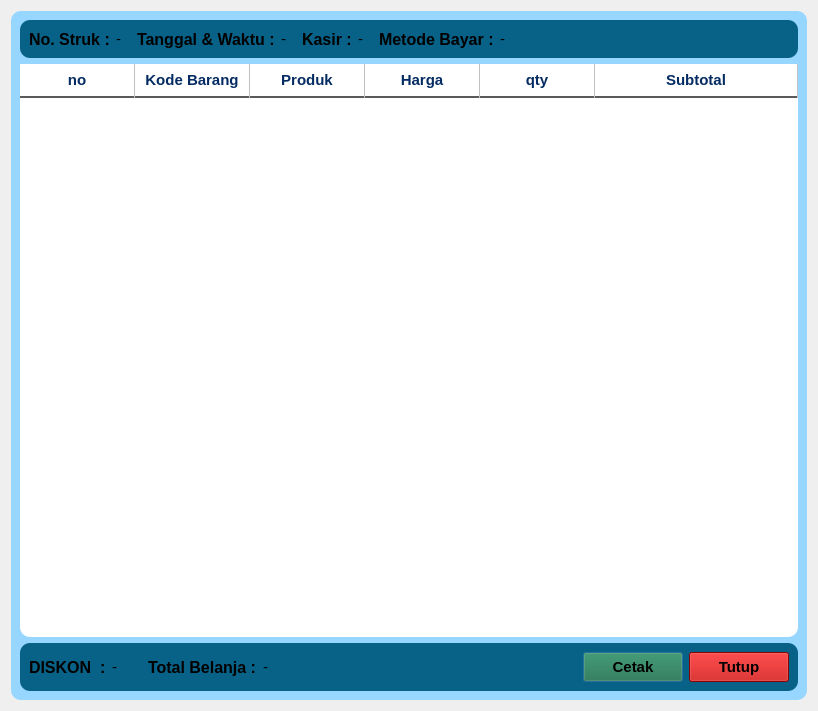
<?xml version="1.0" encoding="UTF-8"?>
<ui version="4.0">
 <class>Detail_Transaksi</class>
 <widget class="QDialog" name="Detail_Transaksi">
  <property name="geometry">
   <rect>
    <x>0</x>
    <y>0</y>
    <width>818</width>
    <height>711</height>
   </rect>
  </property>
  <property name="windowTitle">
   <string>Dialog</string>
  </property>
  <layout class="QVBoxLayout" name="verticalLayout">
   <item>
    <widget class="QFrame" name="frame">
     <property name="styleSheet">
      <string notr="true">QFrame {
    background-color: #97D7FF; /* Warna kartu putih */
    border-radius: 10px; /* Ujung kartu agak melengkung */
}</string>
     </property>
     <property name="frameShape">
      <enum>QFrame::Shape::StyledPanel</enum>
     </property>
     <property name="frameShadow">
      <enum>QFrame::Shadow::Raised</enum>
     </property>
     <layout class="QVBoxLayout" name="verticalLayout_2">
      <item>
       <layout class="QHBoxLayout" name="horizontalLayout">
        <item>
         <widget class="QFrame" name="frame_2">
          <property name="styleSheet">
           <string notr="true">background-color: #086288</string>
          </property>
          <property name="frameShape">
           <enum>QFrame::Shape::StyledPanel</enum>
          </property>
          <property name="frameShadow">
           <enum>QFrame::Shadow::Raised</enum>
          </property>
          <layout class="QHBoxLayout" name="horizontalLayout_2">
           <item>
            <widget class="QLabel" name="no_struk_label">
             <property name="font">
              <font>
               <pointsize>12</pointsize>
               <bold>true</bold>
              </font>
             </property>
             <property name="text">
              <string>No. Struk :</string>
             </property>
            </widget>
           </item>
           <item>
            <widget class="QLabel" name="no_struk_value_label">
             <property name="font">
              <font>
               <pointsize>11</pointsize>
              </font>
             </property>
             <property name="text">
              <string>-</string>
             </property>
            </widget>
           </item>
           <item>
            <spacer name="horizontalSpacer_2">
             <property name="orientation">
              <enum>Qt::Orientation::Horizontal</enum>
             </property>
             <property name="sizeType">
              <enum>QSizePolicy::Policy::Fixed</enum>
             </property>
             <property name="sizeHint" stdset="0">
              <size>
               <width>10</width>
               <height>20</height>
              </size>
             </property>
            </spacer>
           </item>
           <item>
            <widget class="QLabel" name="tanggal_label">
             <property name="font">
              <font>
               <pointsize>12</pointsize>
               <bold>true</bold>
              </font>
             </property>
             <property name="text">
              <string>Tanggal &amp; Waktu :</string>
             </property>
            </widget>
           </item>
           <item>
            <widget class="QLabel" name="tanggal_value_label">
             <property name="font">
              <font>
               <pointsize>11</pointsize>
              </font>
             </property>
             <property name="text">
              <string>-</string>
             </property>
            </widget>
           </item>
           <item>
            <spacer name="horizontalSpacer_3">
             <property name="orientation">
              <enum>Qt::Orientation::Horizontal</enum>
             </property>
             <property name="sizeType">
              <enum>QSizePolicy::Policy::Fixed</enum>
             </property>
             <property name="sizeHint" stdset="0">
              <size>
               <width>10</width>
               <height>20</height>
              </size>
             </property>
            </spacer>
           </item>
           <item>
            <widget class="QLabel" name="kasir_label">
             <property name="font">
              <font>
               <pointsize>12</pointsize>
               <bold>true</bold>
              </font>
             </property>
             <property name="text">
              <string>Kasir :</string>
             </property>
            </widget>
           </item>
           <item>
            <widget class="QLabel" name="kasir_value_label">
             <property name="font">
              <font>
               <pointsize>11</pointsize>
              </font>
             </property>
             <property name="text">
              <string>-</string>
             </property>
            </widget>
           </item>
           <item>
            <spacer name="horizontalSpacer_4">
             <property name="orientation">
              <enum>Qt::Orientation::Horizontal</enum>
             </property>
             <property name="sizeType">
              <enum>QSizePolicy::Policy::Fixed</enum>
             </property>
             <property name="sizeHint" stdset="0">
              <size>
               <width>10</width>
               <height>20</height>
              </size>
             </property>
            </spacer>
           </item>
           <item>
            <widget class="QLabel" name="metode_label">
             <property name="font">
              <font>
               <pointsize>12</pointsize>
               <bold>true</bold>
              </font>
             </property>
             <property name="text">
              <string>Metode Bayar :</string>
             </property>
            </widget>
           </item>
           <item>
            <widget class="QLabel" name="metode_value_label">
             <property name="font">
              <font>
               <pointsize>11</pointsize>
              </font>
             </property>
             <property name="text">
              <string>-</string>
             </property>
            </widget>
           </item>
           <item>
            <spacer name="horizontalSpacer_5">
             <property name="orientation">
              <enum>Qt::Orientation::Horizontal</enum>
             </property>
             <property name="sizeHint" stdset="0">
              <size>
               <width>40</width>
               <height>20</height>
              </size>
             </property>
            </spacer>
           </item>
          </layout>
         </widget>
        </item>
       </layout>
      </item>
      <item>
       <widget class="QTableWidget" name="detail_transaksi_table">
        <property name="font">
         <font>
          <pointsize>11</pointsize>
          <bold>true</bold>
         </font>
        </property>
        <property name="styleSheet">
         <string notr="true">
QHeaderView::section {
    color:#042b62;  /* Mengubah warna teks agar mudah dibaca */
   border-right: 1px solid #c0c0c0; /* Garis pembatas vertikal antar kolom */
    border-bottom: 2px solid #5a5a5a; /* Garis bawah tegas untuk memisahkan header dan isi */
    border-top: none;
    border-left: none;
    font-weight: bold;
    font-size: 11pt;
    background-color: white;
    padding: 5px;
}
QTableWidget{
background-color : white;}</string>
        </property>
        <property name="editTriggers">
         <set>QAbstractItemView::EditTrigger::NoEditTriggers</set>
        </property>
        <property name="sortingEnabled">
         <bool>false</bool>
        </property>
        <attribute name="horizontalHeaderCascadingSectionResizes">
         <bool>true</bool>
        </attribute>
        <attribute name="horizontalHeaderDefaultSectionSize">
         <number>115</number>
        </attribute>
        <attribute name="horizontalHeaderStretchLastSection">
         <bool>true</bool>
        </attribute>
        <attribute name="verticalHeaderCascadingSectionResizes">
         <bool>false</bool>
        </attribute>
        <column>
         <property name="text">
          <string>no</string>
         </property>
        </column>
        <column>
         <property name="text">
          <string>Kode Barang</string>
         </property>
        </column>
        <column>
         <property name="text">
          <string>Produk</string>
         </property>
        </column>
        <column>
         <property name="text">
          <string>Harga</string>
         </property>
        </column>
        <column>
         <property name="text">
          <string>qty</string>
         </property>
        </column>
        <column>
         <property name="text">
          <string>Subtotal</string>
         </property>
        </column>
       </widget>
      </item>
      <item>
       <layout class="QHBoxLayout" name="horizontalLayout_3">
        <item>
         <widget class="QFrame" name="frame_3">
          <property name="styleSheet">
           <string notr="true">background-color: #086288</string>
          </property>
          <property name="frameShape">
           <enum>QFrame::Shape::StyledPanel</enum>
          </property>
          <property name="frameShadow">
           <enum>QFrame::Shadow::Raised</enum>
          </property>
          <layout class="QHBoxLayout" name="horizontalLayout_4">
           <item>
            <widget class="QLabel" name="diskon_value_label_2">
             <property name="font">
              <font>
               <pointsize>12</pointsize>
               <bold>true</bold>
              </font>
             </property>
             <property name="text">
              <string>DISKON  :</string>
             </property>
            </widget>
           </item>
           <item>
            <widget class="QLabel" name="diskon_value_label">
             <property name="font">
              <font>
               <pointsize>11</pointsize>
              </font>
             </property>
             <property name="text">
              <string>-</string>
             </property>
            </widget>
           </item>
           <item>
            <spacer name="horizontalSpacer_6">
             <property name="orientation">
              <enum>Qt::Orientation::Horizontal</enum>
             </property>
             <property name="sizeType">
              <enum>QSizePolicy::Policy::Fixed</enum>
             </property>
             <property name="sizeHint" stdset="0">
              <size>
               <width>25</width>
               <height>20</height>
              </size>
             </property>
            </spacer>
           </item>
           <item>
            <widget class="QLabel" name="total_belanja_value_label_2">
             <property name="font">
              <font>
               <pointsize>12</pointsize>
               <bold>true</bold>
              </font>
             </property>
             <property name="text">
              <string>Total Belanja :</string>
             </property>
            </widget>
           </item>
           <item>
            <widget class="QLabel" name="total_belanja_value_label">
             <property name="font">
              <font>
               <pointsize>11</pointsize>
              </font>
             </property>
             <property name="text">
              <string>-</string>
             </property>
            </widget>
           </item>
           <item>
            <spacer name="horizontalSpacer">
             <property name="orientation">
              <enum>Qt::Orientation::Horizontal</enum>
             </property>
             <property name="sizeHint" stdset="0">
              <size>
               <width>40</width>
               <height>20</height>
              </size>
             </property>
            </spacer>
           </item>
           <item>
            <widget class="QPushButton" name="cetak_ulang_button">
             <property name="minimumSize">
              <size>
               <width>100</width>
               <height>0</height>
              </size>
             </property>
             <property name="font">
              <font>
               <pointsize>11</pointsize>
               <bold>true</bold>
              </font>
             </property>
             <property name="styleSheet">
              <string notr="true">/* Efek saat tombol disorot mouse (Hover) */
QPushButton:hover {
    background-color: #107C41; /* Berubah jadi biru sedikit lebih terang saat disorot */
    border-left: 4px solid #3B82F6; /* Muncul garis biru neon di pinggir kiri */
}
QPushButton {
    text-align: center;
	background-color:  #1D6F42;
	padding: 5px;
}</string>
             </property>
             <property name="text">
              <string>Cetak</string>
             </property>
            </widget>
           </item>
           <item alignment="Qt::AlignmentFlag::AlignHCenter">
            <widget class="QPushButton" name="tutup_button">
             <property name="minimumSize">
              <size>
               <width>100</width>
               <height>0</height>
              </size>
             </property>
             <property name="font">
              <font>
               <pointsize>11</pointsize>
               <bold>true</bold>
              </font>
             </property>
             <property name="styleSheet">
              <string notr="true">/* Efek saat tombol disorot mouse (Hover) */
QPushButton:hover {
    background-color: #830000; /* Berubah jadi biru sedikit lebih terang saat disorot */
    border-left: 4px solid #3B82F6; /* Muncul garis biru neon di pinggir kiri */
}
QPushButton {
    text-align: center;
	background-color:  #BC0202;
padding: 5px;
}</string>
             </property>
             <property name="text">
              <string>Tutup</string>
             </property>
            </widget>
           </item>
          </layout>
         </widget>
        </item>
       </layout>
      </item>
     </layout>
    </widget>
   </item>
  </layout>
 </widget>
 <resources>
  <include location="resource/resource.qrc"/>
 </resources>
 <connections/>
</ui>
